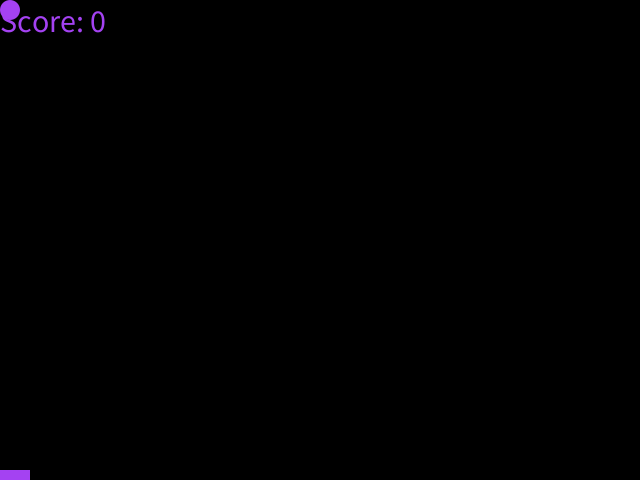
Frame 1 (no input)
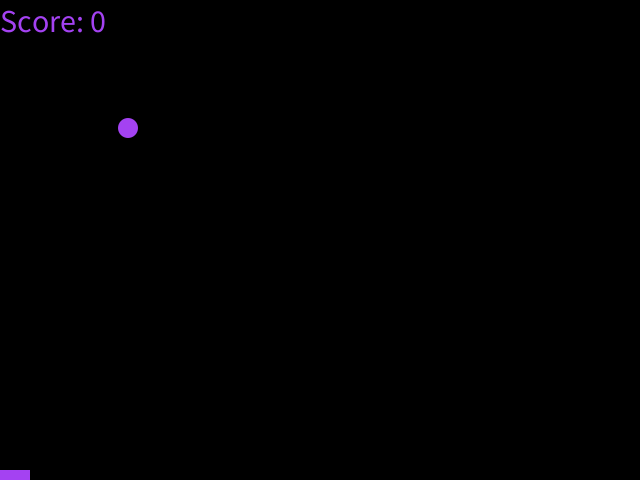
Frame 60 (the mouse pressed at the canvas centre just before this capture)
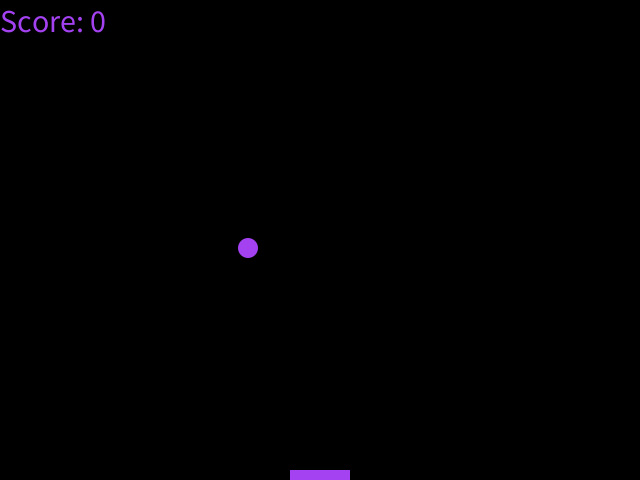
Frame 120 (the mouse held since frame 60 and released just before this capture)

The Processing sketch that drew these frames (run headless with seeded random() and noise(); from frame 60 on, the mouse is pressed at the canvas centre):

// Processing sketch: bounce
// ── bounce.pde
float radius = 10;
float ballX = radius;
float ballY = radius;

float Xdirection = 2;
float Ydirection = 2;

float paddleWidth = 60;
float paddleHeight = 10;

int score = 0;

void setup()
{
  size(640, 480);
  noStroke();
  changeColor();
  textSize(32);
}

void draw()
{
  background(0);
  circle(ballX, ballY, radius * 2);
  text("Score: " + score,0,32);
  ballX = ballX + Xdirection;
  ballY = ballY + Ydirection;
  
  
  //Ball bouncing
  if (ballX >= width - radius)
  {
    Xdirection = -Xdirection;
    changeColor();
  }
  
  if (ballX <= radius)
  {
    Xdirection = -Xdirection;
    changeColor();
  }
  
  if (ballY <= radius)
  {
    Ydirection = -Ydirection;
    changeColor();
  }
  
  //Paddle
  rect(mouseX - paddleWidth / 2, height - paddleHeight, paddleWidth, paddleHeight);
  
  
  //Hits the paddle
  if (ballY + radius >= height - paddleHeight 
      && ballX >= mouseX - paddleWidth / 2
      && ballX <= mouseX + paddleWidth / 2)
  {
    Ydirection = -Ydirection;
    changeColor();
    
    score = score + 10;
    Xdirection = Xdirection * 1.3;
    Ydirection = Ydirection * 1.3;
  }
}

void changeColor()
{
  fill(random(0,255), random(0,255), random(0,255));
}
